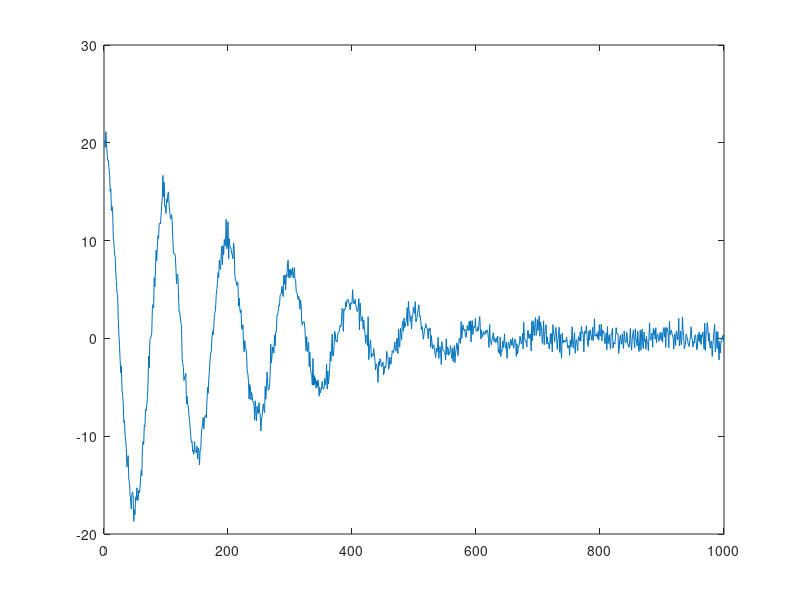

Write MATLAB code to recreate this figure. (Note: this script raises an error after producing the figure.)


% N = 100;
% f = [.3 .4];
% A = 20*[1 1];
% beta = [0.05 0.01];
% gamma = 1*[0.1 0.00001];

N = 1000;
f = [.01 0];
A = 20*[1 0];
d = 0.03;
beta = d*[0.1 0.00];
gamma = d^2*[0.003 0.0000];

e = (randn(1,N) + 1i*randn(1,N))/sqrt(2); %noises
t = cumsum(ones(1,N));
y = A(1)*exp(1j*2*pi*f(1)*t-beta(1)*t-gamma(1)*t.^2);
y = y+A(2)*exp(1j*2*pi*f(2)*t-beta(2)*t-gamma(2)*t.^2);
y = y+e;
plot(real(y))

%% DSURE-skattning

lambda = 0.1; %lambda =0.1 funkar inte alls
[f_es,x_es,beta_es]=SURE_IR_bfv_FE_fastER2(y',N,1:N,lambda);
disp('Frequency estimates:')
disp(f_es)
disp('Beta estimates')
disp(beta_es)
plot(f_es);

%% WSEMA-skattning

[ fEst, betaEst, zEst ] = WSEMA_1D_FE(y',[1:N]',10,5,5,0.1,5,10,0);
disp('Frequency estimates:')
disp(1-fEst)
disp('Beta estimates')
disp(betaEst)

%% WSEMA-skattning Voigt

[ fEst, betaEst, gammaEst, zEst ] = WSEMA_1D_VOIGT(y',[1:N]',10,5,5,0.1,5,10,0);
disp('Frequency estimates:')
disp(1-fEst)
disp('Beta estimates')
disp(betaEst)
disp('Gamma estimates')
disp(gammaEst)

%% Monte Carlo
close all
rng(0)

N=100; %antal simuleringar
MSE = ones(3,N);
n = 100;
f = .1; 
A = 50;
d = 0.3;
beta = 1e-3;
gamma = 2e-4;

sigma = 1; %noise std

Avec = logspace(-0.3, 2, 10);

crbVec = zeros(5, length(Avec));
MSEvec = zeros(3, length(Avec));

fEst_vec = zeros(1, N);


for ii = 1:numel(Avec)

    A = Avec(ii);
    nls_loops = 10*ii;
    MSE(1,:) = f*ones(1,N);
    MSE(2,:) = beta*ones(1,N);
    MSE(3,:) = gamma*ones(1,N);

    for i=1:N
        phi = 2*pi*rand;
        e = sigma*((randn(1,n) + 1i*randn(1,n)))/sqrt(2); %noises
        t = cumsum(ones(1,n));
        y = A*exp(1j*2*pi*f*t-beta*t-gamma*t.^2)*exp(1j*phi);
        %y = y+A(2)*exp(1j*2*pi*f(2)*t-beta(2)*t-gamma(2)*t.^2);
        y = y+e;
        
        [ fEst, betaEst, gammaEst, zEst ] = WSEMA_1D_VOIGT(y',[1:n]',20,3,2,0.1,10,nls_loops,0);
        [~, index] = max(abs(zEst));
        fEst = 1-fEst(index);
        fEst_vec(i) = fEst;
        betaEst = betaEst(index);
        gammaEst = gammaEst(index);
        
        MSE(1,i) = (MSE(1,i)-fEst)^2;
        MSE(2,i) = (MSE(2,i)-betaEst)^2;
        MSE(3,i) = (MSE(3,i)-gammaEst)^2;
        disp("Simulation: " + i/N);
        
    end

crbVec(:, ii) = voigtCRB(f, beta, gamma, A, 0, n, sigma);
MSEvec(:, ii) = mean(MSE,2); 
disp("SNR: " + ii/length(Avec))
end

SNR = 10*log10(Avec.^2/sigma);
logMSE = -10*log10(MSEvec);
figure(1)
hold on
plot(SNR, logMSE(1,:), '.-');
plot(SNR, -10*log10(crbVec(1,:)));
title("Frequency MSE")
figure(2)
hold on
title("Beta MSE");
plot(SNR, logMSE(2,:), '.-');
plot(SNR, -10*log10(crbVec(2,:)));
figure(3)
hold on
title("Gamma MSE")
plot(SNR, logMSE(3, :), '.-');
plot(SNR, -10*log10(crbVec(3,:)));
%% CRLB of beta for varying gamma
close all
rng(0)

N=100; %antal simuleringar
n = 100;
f = 0.05;
A = 20;
d = 0.3;
beta =linspace(0.0, 5e-3, 100);
gamma = [1e-4, 3e-4, 1e-5];
crbBeta = zeros(3, N);


sigma = 1; %noise std
for i = 1:length(gamma)
   for ii = 1:length(beta)
       temp = voigtCRB(f, beta(ii), gamma(i), A, 0, N, 1);
       crbBeta(i,ii) = (100*sqrt(temp(2)))/beta(ii);
   end
end


semilogy(beta, crbBeta);
legend(["gamma1 = " + gamma(1), "gamma2 = " + gamma(2), "gamma3 = " + gamma(3)]);
%% CRLB of gamma for varying beta


close all
rng(0)

N=100; %antal simuleringar
n = 100;
f = 0.05;
A = 50;
d = 0.3;
gamma =linspace(0.0, 5e-4, 100);
beta = [1e-4, 3e-4, 1e-6];
crbGamma = zeros(3, N);


sigma = 1; %noise std
for i = 1:length(beta)
   for ii = 1:length(gamma)
       temp = voigtCRB(f, beta(i), gamma(ii), A, 0, N, 1);
       crbGamma(i,ii) = (100*sqrt(temp(3)))/gamma(ii);
   end
end


semilogy(gamma, crbGamma);
legend(["beta1 = " + beta(1), "beta2 = " + beta(2), "beta3 = " + beta(3)]);

%%
disp('Freq.  MSE')
disp(mean(RMSE(1,:)))
disp('Beta.  MSE')
disp(mean(RMSE(2,:)))
disp('Gamma.  MSE')
disp(mean(RMSE(3,:)))
disp('Gamma.  CRB')
disp(vCRB)
disp('Gamma.RMSE/gammaCRB')
disp(sqrt(mean(MSE(3,:)))/vCRB);
%% 2D Monte Carlo
close all
rng(0)

N=100; %antal simuleringar

n = 100;
f = [.1 0.2]; 
A = [50 50];
d = 0.3;
beta = [1e-3 5e-4];
gamma = [2e-4 7e-5];

sigma = 1; %noise std

Avec = logspace(0.2, 2, 5);

crbVec = zeros(5*length(f), length(Avec));
betaCRB_test = zeros(3*length(f), length(Avec));
MSEvec = zeros(3*length(f), length(Avec));

fEst_vec = zeros(1, N);
bias_beta = zeros(2, N);
bias_beta_vec = zeros(2, length(Avec));
bias_gamma = zeros(2,N);

for ii = 1:numel(Avec)

    A = Avec(ii);
    nls_loops = 50*ii;
     
  
    MSE = zeros(3*length(f),N);

    for i=1:N
        phi1 = 2*pi*rand;
        phi2 = 2*pi*rand;
        e = sigma*((randn(1,n) + 1i*randn(1,n)))/sqrt(2); %noises
        t = [1:n]';
        y = A*exp(1j*2*pi*f(1)*t-beta(1)*t-gamma(1)*(t.^2))*exp(1j*phi1);
        y = y+A*exp(1j*2*pi*f(2)*t-beta(2)*t-gamma(2)*(t.^2))*exp(1j*phi2);
        y = y+e';
        
        [ fEst, betaEst, gammaEst, zEst ] = WSEMA_1D_VOIGT(y,t,20,3,2,0.1,10,nls_loops,0);
        %[ fEst, betaEst, gammaEst, zEst ] = WSEMA_1D_VOIGT(y',[1:n]',20,3,2,0.15,10,nls_loops,0);
        [~, index] = sort(abs(zEst), 'descend');
        fEst = 1-fEst(index);
        fEst = fEst(1:length(f));
        [fEst, I] = sort(fEst);
        betaEst = betaEst(index);
        betaEst = betaEst(I);
        betaEst = sort(betaEst, 'descend');
        gammaEst = gammaEst(index);
        gammaEst = gammaEst(I);
        gammaEst = sort(gammaEst, 'descend');
        bias_beta(:,i) = (betaEst-beta)';
        MSE(1:2,i) = (f-fEst)'.^2;        
        MSE(3:4,i) = (beta-betaEst)'.^2;
        MSE(5:6,i) = (gamma-gammaEst)'.^2;
        disp("Simulation: " + i/N);
        
    end

crbVec(:, ii) = voigtCRB(f, beta, gamma, [A A], [0.0 0.0], n, sigma);
bias_beta_vec(:, ii) = mean(bias_beta, 2);
MSEvec(:, ii) = mean(MSE,2); 
disp("SNR: " + ii/length(Avec))
end
fCRB = crbVec(1:length(f), :);
betaCRB = crbVec(length(f)+1:2*length(f), :);
gammaCRB = crbVec(2*length(f)+1:3*length(f), :);
SNR = 10*log10(Avec.^2/sigma);
logMSE = -10*log10(MSEvec);
figure(2)
betaCRB_test = betaCRB_test(1:2, :);
hold on
title("Beta MSE");
plot(SNR, logMSE(3,:), 'r.-');
plot(SNR, -10*log10(betaCRB(1,:)), 'r');
plot(SNR, logMSE(4,:), 'g.-');
plot(SNR, -10*log10(betaCRB(2,:)), 'g');
figure(3)
hold on
title("Gamma MSE")
plot(SNR, logMSE(5, :), 'r.-');
plot(SNR, -10*log10(gammaCRB(1,:)), 'r');
plot(SNR, logMSE(6, :), 'g.-');
plot(SNR, -10*log10(gammaCRB(2,:)), 'g');
%% Test single signal
n = 100;
f = [.1 0.3]; 
A = 50;
beta = [0.001 0.0001];
gamma = [0.0002 0.00007];
%gamma = [0.0 0.0];
nls_loops = 200;
sigma = 1;

phi1 = 2*pi*rand;
phi2 = 2*pi*rand;
e = sigma*((randn(1,n) + 1i*randn(1,n)))/sqrt(2); %noises
t = [1:n]';
y = A*exp(1j*2*pi*f(1)*t-beta(1)*t-gamma(1)*(t.^2));%*exp(1j*phi1);
y = y+A*exp(1j*2*pi*f(2)*t-beta(2)*t-gamma(2)*(t.^2));%*exp(1j*phi2);
y = y+e';
[ fEst, betaEst, gammaEst, zEst ] = WSEMA_1D_VOIGT(y,t,20,3,2,0.2,10,nls_loops,0)
voigtCRB(f, beta, gamma, [A A], [0.0 0.0], n, sigma)
